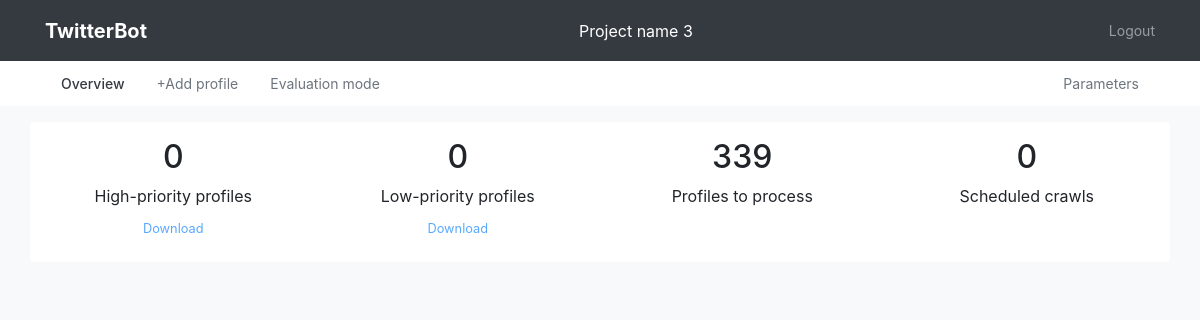
Page /project-overview/2 on the committed database.
### models.py (models this page shows, shortened)
class Project(db.Model):
    id = db.Column(db.Integer, primary_key=True)
    name = db.Column(db.Text())
    settings = db.relationship("Settings", backref="project", cascade="all,delete", uselist=False)
    profiles = db.relationship("Profile", backref="project", cascade="all,delete", lazy='joined')
    scantasks = db.Column(db.Integer, default=0)
    notes = db.Column(db.Text())
    @hybrid_property
    def count_high(self):
        return len([p for p in self.profiles if p.priority > 0])
    @hybrid_property
    def count_low(self):
        return len([p for p in self.profiles if p.priority < 0])
    @hybrid_property
    def count_unprocessed(self):
        return len([p for p in self.profiles if p.processed is False])
    @hybrid_property
    def count_crawls(self):
        return self.scantasks

class Profile(db.Model):
    id = db.Column(db.Integer, primary_key=True)
    twitterhandle = db.Column(db.String(600))
    twitterid = db.Column(db.Integer)
    name = db.Column(db.String(600))
    surname = db.Column(db.String(600))
    fullname = db.Column(db.String(600))
    bio = db.Column(db.Text())
    followers = db.Column(db.Integer)
    following = db.Column(db.Integer)
    created = db.Column(db.Date)
    location = db.Column(db.Text())
    link = db.Column(db.Text())
    picture = db.Column(db.Text())
    project_id = db.Column(db.Integer, db.ForeignKey('project.id'), nullable=False)
    priority = db.Column(db.Integer, default=0)
    processed = db.Column(db.Boolean, default=False)
    archived = db.Column(db.Boolean, default=False)

### app.py (the view)
@app.route('/project-overview/<projectid>')
@login_required
def project_overview(projectid):
    session['projectid'] = projectid
    project = db.session.query(Project).filter(Project.id==projectid).first()
    session['projectname'] = project.name
    if project is not None:
        return render_template('project-overview.html', project=project)
    else:
        return redirect(url_for('index'))

### templates/project-overview.html (shortened to what this page needs)
{% extends 'layout.html' %}
{% block body %}
      <div id="overview" class="my-3 p-3 bg-white rounded container">
        <div class="row">
          <div class="col-3 text-center">
            <h2>{{ project.count_high }}</h2>
            <span>High-priority profiles</span>
            <br>
	    {% if project.count_high > 0 %}
              <a href="{{url_for('project_download', projectid=project.id, profiletype='high')}}"><small>Download</small></a>
	    {% else %}
	      <a class="btn disabled" href="#"><small>Download</small></a>
	    {% endif %}
          </div>
          <div class="col-3 text-center">
            <h2>{{ project.count_low }}</h2>
            <span>Low-priority profiles</span>
            <br>
	    {% if project.count_low > 0 %}
              <a href="{{url_for('project_download', projectid=project.id, profiletype='low')}}"><small>Download</small></a>
	    {% else %}
	      <a class="btn disabled" href="#"><small>Download</small></a>
	    {% endif %}
          </div>
          <div class="col-3 text-center">
            <h2>{{ project.count_unprocessed }}</h2>
            <span>Profiles to process</span>
          </div>
          <div class="col-3 text-center">
            <h2>{{ project.count_crawls }}</h2>
            <span>Scheduled crawls</span>
          </div>
        </div>
      </div>
{% endblock %}

### templates/layout.html (shortened to what this page needs)
<!DOCTYPE html>
<html lang="en">
<head>
    <link rel="stylesheet" href="https://maxcdn.bootstrapcdn.com/bootstrap/4.0.0/css/bootstrap.min.css">
    <link rel="stylesheet" href="/static/css/custom.css" >
</head>
<body class="bg-light">
    <div class="navbar navbar-dark bg-dark box-shadow">
        <div class="container d-flex justify-content-between">
            <a href="/" class="navbar-brand">
                <strong>TwitterBot</strong>
            </a>
            <span> {{session['projectname'] or ''}} </span>
            <ul class="navbar-nav">
                <li class="nav-item">
                    <a class="nav-link" href="/logout">Logout</a>
                </li>
            </ul>
        </div>
    </div>
    {% include 'includes/_nav.html' %}
    {% block body %}{% endblock %}
</body>
</html>

### static/css/custom.css (style rules this page uses)
.btn { font-size: 100%; }
div.navbar span { color: white; }
.nav-link { color: #6c757d; font-size: .875rem; padding-top: 0.75rem; padding-bottom: 0.75rem; }

### rows in the picture
Project: name "Project name 3", count_crawls "0"
Profile: count_high "0", count_low "0", count_unprocessed "339"
